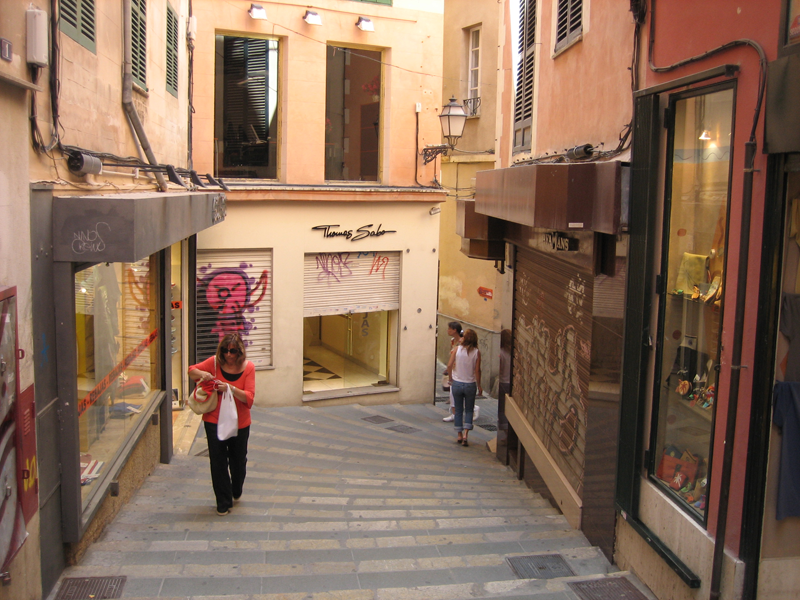
#> input picture Computer vision and Image processing (Python)/computer_vision_tp_1_for_students/images/palma.png, 800 x 600 px, found by its file name
$ jupyter execute --allow-errors restoration_student.ipynb
#> lines starting #> are read from the running program, lines starting #| are printed output that depends on the picture
# Part 3 : Restoration

In this part of the TP, we are going to look at image restoration. We will look at several type of noise and ways to remove this noise. We first define some helper functions.

### Your task

In the lab work, you must fill in the code in the places marked FILL IN CODE, or answer the written questions directly on the notebook.

[cell 1]
from matplotlib import pyplot as plt
import numpy as np
import imageio
from skimage import color

is_colab = True


def read_image(file_name):
#> called with file_name = 'palma.png'
    img_color = imageio.imread(file_name)
#> img_color is the input picture: shape (600, 800, 3); mean R, G, B 138.6, 110.9, 91.7
    img_gray = color.rgb2gray(img_color)
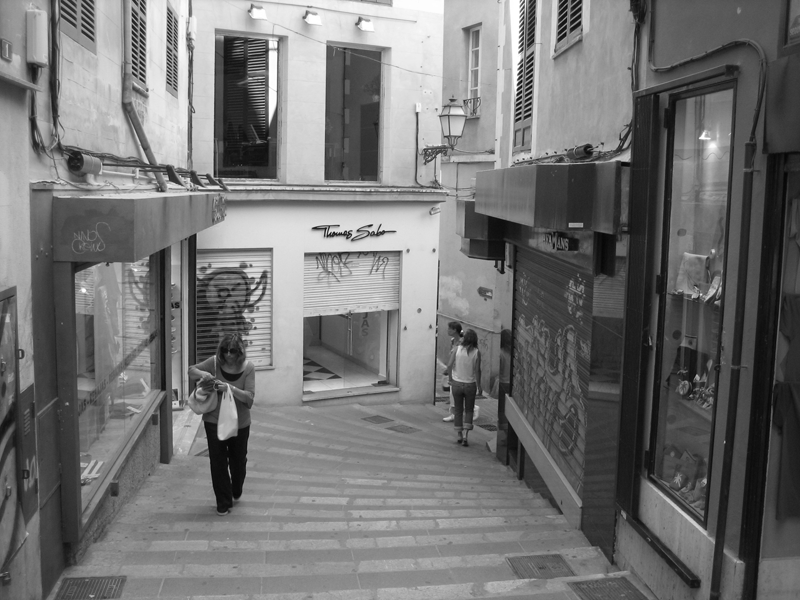
#> img_gray: shape (600, 800) float64; min 0.0229, max 1, mean 0.453
    return img_gray,img_color

def write_image(img_in,file_name_out):
    imageio.imwrite(file_name_out, np.uint8(255.0*img_in))

def display_image(img_in):
    plt.figure(figsize=(10, 10))
    if (img_in.ndim == 2):
        plt.imshow(img_in,cmap='gray')
    elif (img_in.ndim == 3):
        # careful, in this case we supppose the pixel values are between 0 and 255
        plt.imshow(np.uint8(img_in))
    else:
        print('Error, unknown number of dimensions in image')
    return

file_dir = 'images/'
file_name = 'palma'
file_ext = '.png'

if (is_colab == True):
  !wget "https://perso.telecom-paristech.fr/anewson/doc/images/palma.png"
  img_gray,_ = read_image(file_name+file_ext)
else:
  img_gray,_ = read_image(file_dir+file_name+file_ext)

display_image(img_gray)
img_gray.shape
#> Out = (600, 800)

We will look at the following noise types :

- Gaussian noise
- Impulse (salt-and-pepper, 0 or 1) noise
- Missing pixels

Fill in the following functions to add this noise to a gray-level image. Do not forget to clip the pixe values to the range $(0,1)$ (np.clip).

[cell 2]
def add_gaussian_noise(img_in,sigma_noise = 0.01):
#> called with sigma_noise = 0.05
    img_shape = img_in.shape
#> img_shape = (600, 800)
    noise = np.random.normal(loc=0.0, scale=sigma_noise, size=img_shape)
    img_out = img_in + noise
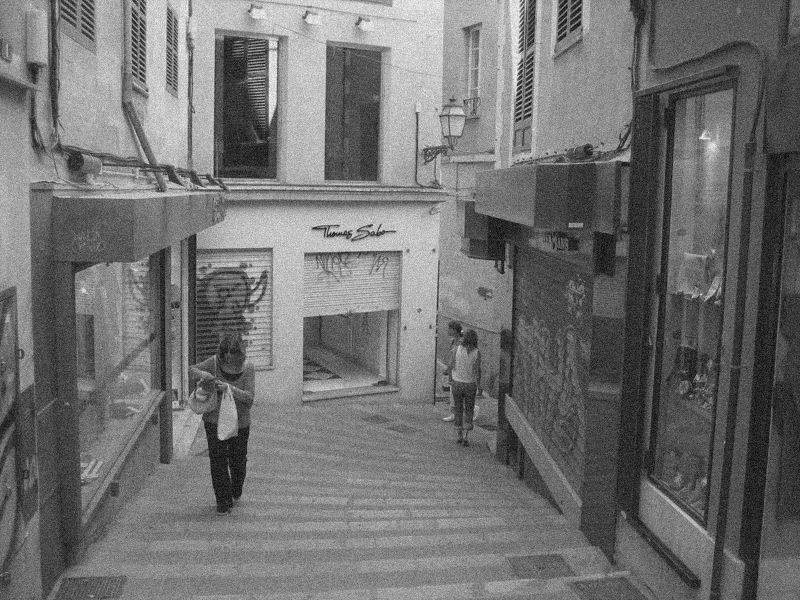
#> img_out: shape (600, 800) float64; min -0.12, max 1.17, mean 0.453; drawn with min black and max white
    img_out = np.clip(img_out,a_min=0,a_max=1)
    return img_out

# we define the impulse probability p as the probability of a pixel not being affected
def add_impulse_noise(img_in,p=0.9):
#> called with p = 0.9
    img_shape = img_in.shape
#> img_shape = (600, 800)
    img_out = np.ndarray(img_shape)
    for i in range(img_shape[0]):
        for j in range(img_shape[1]):
            if  np.random.binomial(1,p)==0:
                img_out[i,j] = np.random.binomial(1,0.5)
            else:
                img_out[i,j] = img_in[i,j]
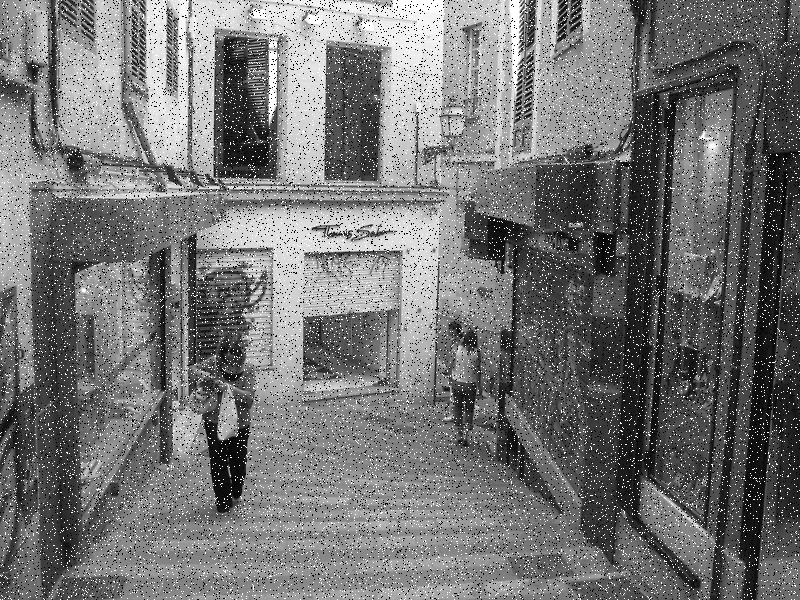
#> img_out: shape (600, 800) float64; min 0, max 1, mean 0.457
    return img_out

def add_missing_pixels_noise(img_in,p=0.9):
#> called with p = 0.9
    img_shape = img_in.shape
#> img_shape = (600, 800)
    img_out = np.ndarray(img_shape)
    for i in range(img_shape[0]):
        for j in range(img_shape[1]):
            if  np.random.binomial(1,p)==0:
                img_out[i,j] = 0
            else:
                img_out[i,j] = img_in[i,j]
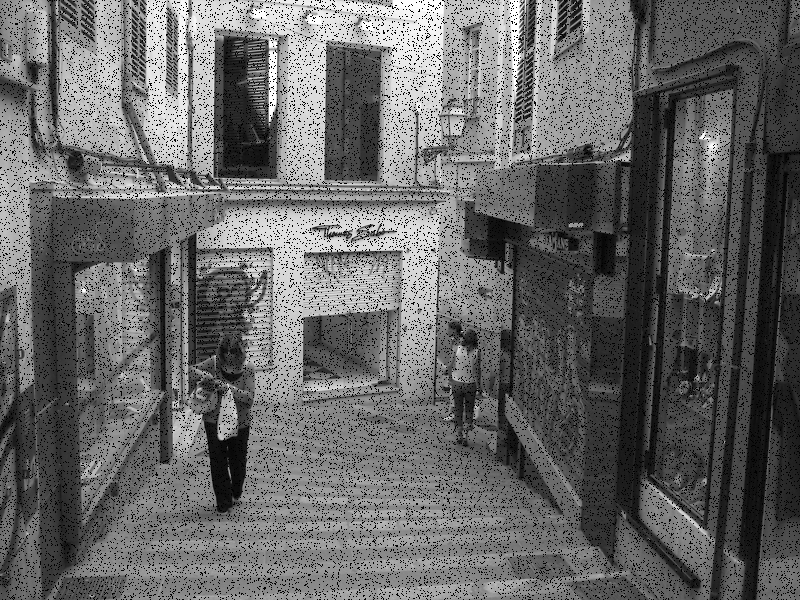
#> img_out: shape (600, 800) float64; min 0, max 1, mean 0.407
    return img_out

Add the different noises to the input image, and display (or write) the results. Use the following parameters :

- sigma_noise=0.05 for the gaussian noise
- $p=0.9$ (the probability of a pixel __not__ being affected, for the impulse noise and missing pixels

[cell 3]
sigma_noise = 0.05
img_gray_gaussian = add_gaussian_noise(img_gray, sigma_noise)
write_image(img_gray_gaussian,file_name+'_gaussian_noise.png')
display_image(img_gray_gaussian)
img_gray_impulse = add_impulse_noise(img_gray, 0.9)
write_image(img_gray_impulse,file_name+'_impulse_noise.png')
display_image(img_gray_impulse)
img_gray_missing = add_missing_pixels_noise(img_gray, 0.9)
write_image(img_gray_missing,file_name+'_missing_pixels.png')
display_image(img_gray_missing)
display_image(img_gray)

__Question__ For each type of noise, propose a restoration filter (see course slides).

__Answer__ For the gaussian noise, we use a gaussian filter. For the Impulse and missing pixels noise we use a median filter.

Implement these restoration filters in appropriately named functions, and write the corresponding output images. Try to find the parameters which give the best results (visually).

__IMPORTANT NOTE__, you can use the filtering functions of the ``scipy.ndimage`` package, where the filtering is already implemented (do not re-implement the filters)

[cell 4]
from scipy import ndimage

restored_Gaussian = ndimage.gaussian_filter(img_gray_gaussian,sigma=1)
display_image(restored_Gaussian)
restored_Impulse = ndimage.median_filter(img_gray_impulse, size=4)
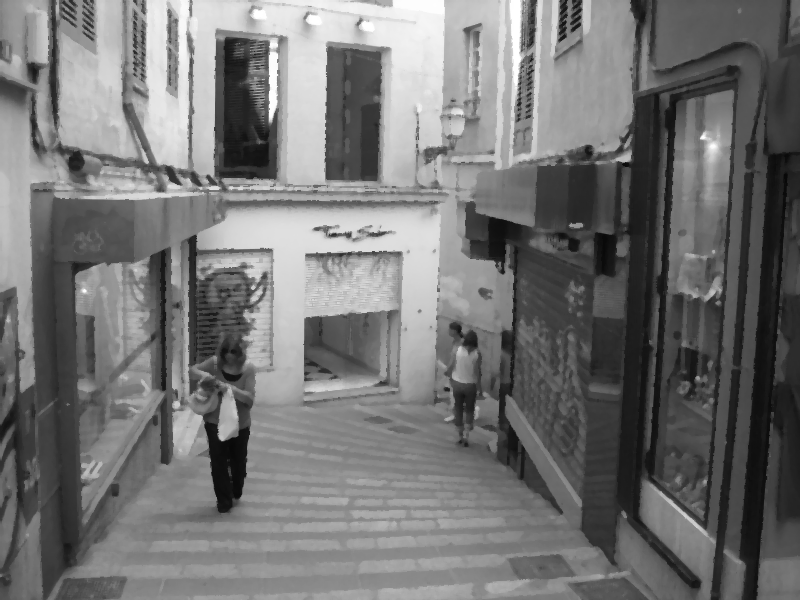
#> restored_Impulse: shape (600, 800) float64; min 0.0347, max 1, mean 0.458
display_image(restored_Impulse)
restored_Missing = ndimage.median_filter(img_gray_missing, size=4)
display_image(restored_Missing)

__Question__ Roughly speaking, what is the tradeoff which you are trying to achieve by tuning the parameters ?

__Answer__  If we try to remove the noise completely, we may lost information, so we need to tune the parameters in order to restore the image the most while we keep the important information contained in the image.

### Evaluation

A commonly used metric for denoising is the ''Peak Signal-to-Noise Ratio'' (PSNR). This is linked to the commonly known mean squared error. The mean squared error is defined, for a reference image $Y$ and a restored image $Y$, of size $m \times n$ as :

- MSE$(Y,I) = \frac{1}{mn} \sum_{x,y} \left( I_{x,y} - Y_{x,y}\right)^2 $

The PSNR is defined, in Decibels, as :

PSNR$(Y,I) = 10 * \log{\left( \frac{I_{max}^2}{MSE(Y,I)} \right)}$,

where $I_{max}$ is the maximum value of the image. For us (normalised to 1), this gives :

PSNR$(Y,I) = -10 * \log{ \left({MSE(Y,I)} \right)}$.

Implement this in a function, and create a code to plot the PSNR for several values of the paramter, __in the Gaussian case only (first filter)__.

[cell 5]
def PSNR(img,img_ref):
    img_shape = img_ref.shape
    mse = np.max(img_ref)**2/(img_shape[0] * img_shape[1])*np.sum((img_ref - img)**2)
    psnr = -10 * np.log(mse)
    return psnr

sigmas = np.arange(0,2,0.1)
PSNR_list = []
for s in sigmas:
    PSNR_list.append(PSNR(ndimage.gaussian_filter(img_gray_gaussian,s),img_gray))
#> this loop made 20 passes
#> (mse in PSNR, psnr in PSNR) on passes 1 to 12: (0.00247, 60.03), (0.00247, 60.03), (0.00247, 60.03), (0.0024, 60.34), (0.0018, 63.2), (0.00116, 67.61), (0.00094, 69.69), (0.00095, 69.59), (0.00104, 68.65), (0.00117, 67.52), (0.00131, 66.38), (0.00146, 65.31)
#> after the loop, PSNR_list = [60.03, 60.03, 60.03, 60.34, 63.2, 67.61, 69.69, 69.59, 68.65, 67.52, 66.38, 65.31, 64.32, 63.41, 62.58, 61.82, 61.12, 60.47, 59.88, 59.32]

plt.plot(sigmas,PSNR_list)
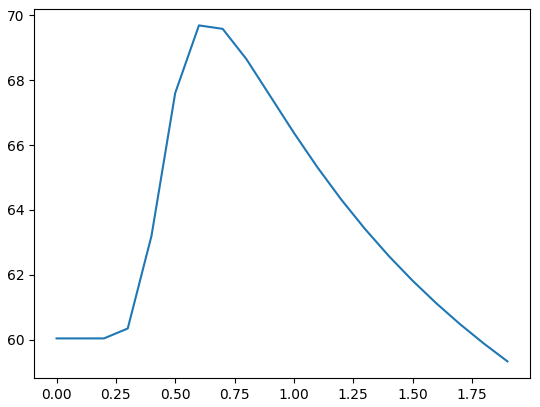
#> figure drawn by matplotlib, 1 panel; curve peaks at x = 0.6, y = 69.69

## POUR ALLER PLUS LOIN (PARTIE PAS OBLIGATOIRE)

## Deconvolution

In this part of the TP, we are going to try and invert a convolution operation. This is called __deconvolution__, and can be carried out in the Fourier domain, as follows. For an image $I$, filter $f$ and an output $Y$, if we have :

$Y = I \ast f$,

then using the convolution theorem (see lesson), we have :

$I = \text{IFFT}\left(\frac{\hat{Y}}{\hat{f}}\right)$

where $\hat{Y}$ and $\hat{f}$ are the Fourier transforms of $Y$ and $f$ respectively.

To simplify the problem, we take a square image for this part of the TP.

[cell 6]
file_dir = 'images/'
file_name = 'boston'
file_ext = '.png'
img_gray,_ = read_image(file_dir+file_name+file_ext)
#> call 2 of read_image, with file_name = 'images/boston.png'
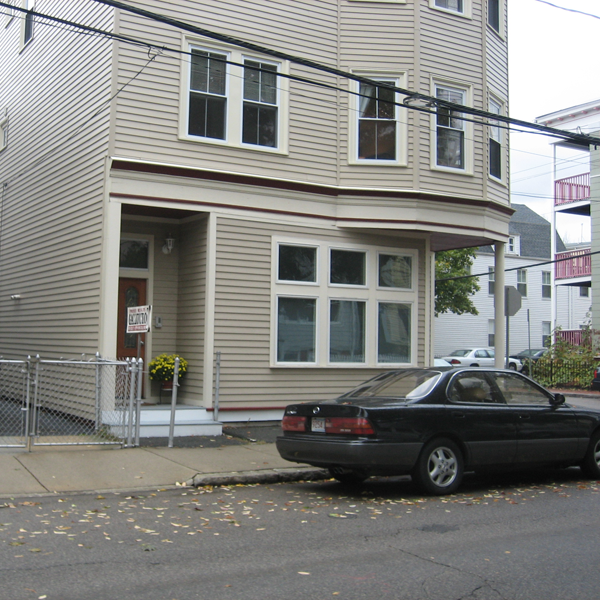
#> input picture Computer vision and Image processing (Python)/computer_vision_tp_1_for_students/images/boston.png, 600 x 600 px
#> in read_image, img_color is the input picture: shape (600, 600, 3); mean R, G, B 132.2, 132.4, 129.1
#> in read_image (call 2), `img_gray = color.rgb2gray(img_color)`:
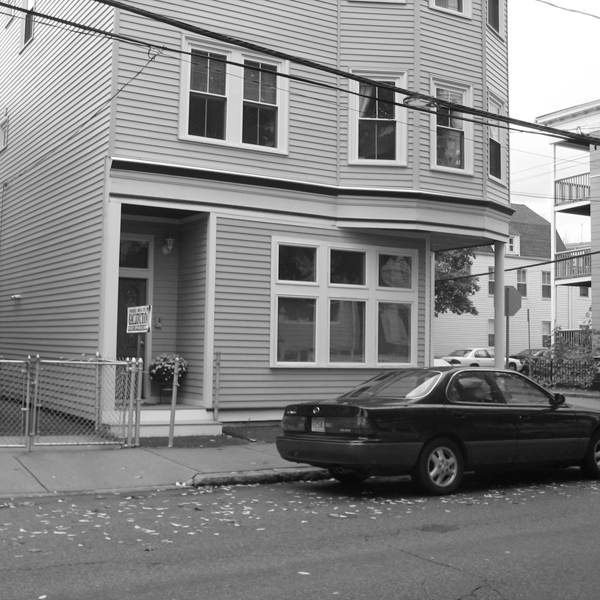
#> img_gray: shape (600, 600) float64; min 0.0275, max 1, mean 0.518
display_image(img_gray)
img_gray.shape
#> Out = (600, 600)

Now, let us consider the following fiter, defined in the Fourier domain :

[cell 7]
from scipy import signal

img_size = img_gray.shape[0]
#> img_size = 600
h_size = int(np.floor(img_size/2.0))
#> h_size = 300
f_hat = np.zeros((img_size,img_size))

X = np.asarray(range(-h_size,h_size))
#> X = 600 values from -300 to 299
f_hat = np.tile( np.expand_dims( np.exp(-( X**2) / (2.0*(20.0**2))) , axis=1), (1,img_size)).T
f_hat /= f_hat.sum()
f_hat = np.fft.ifftshift(f_hat)
plt.imshow( np.log( np.abs(f_hat)+1), cmap = 'gray')

print(f_hat.shape)
#| (600, 600)
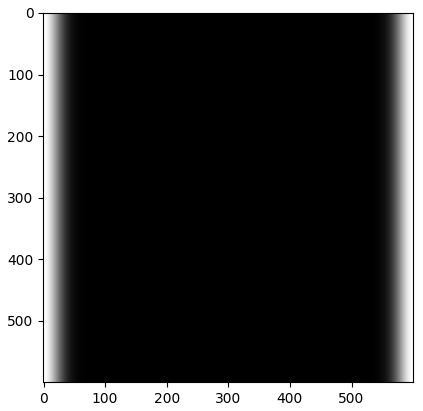
#> figure drawn by matplotlib, 1 panel
